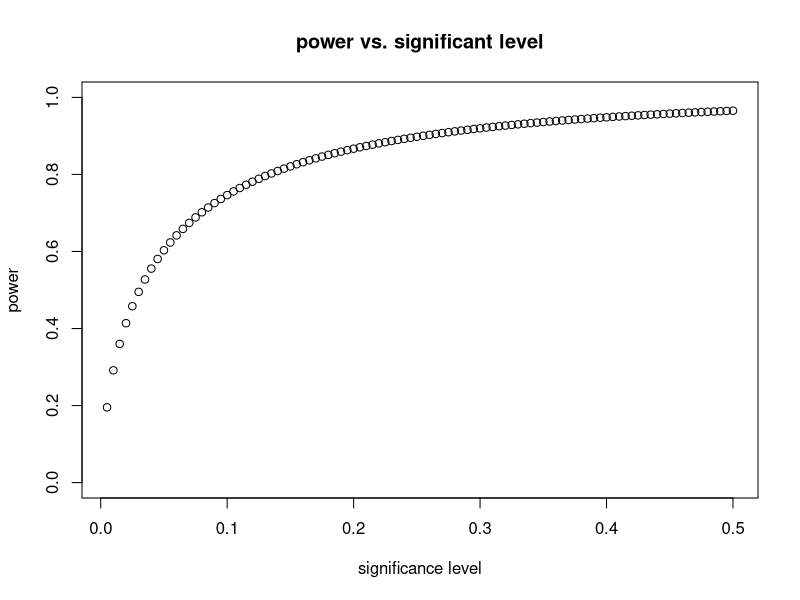
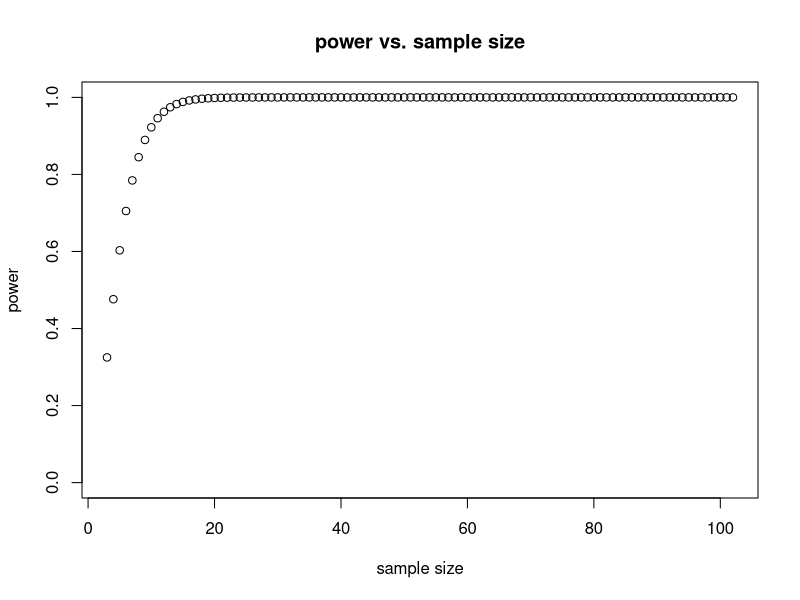
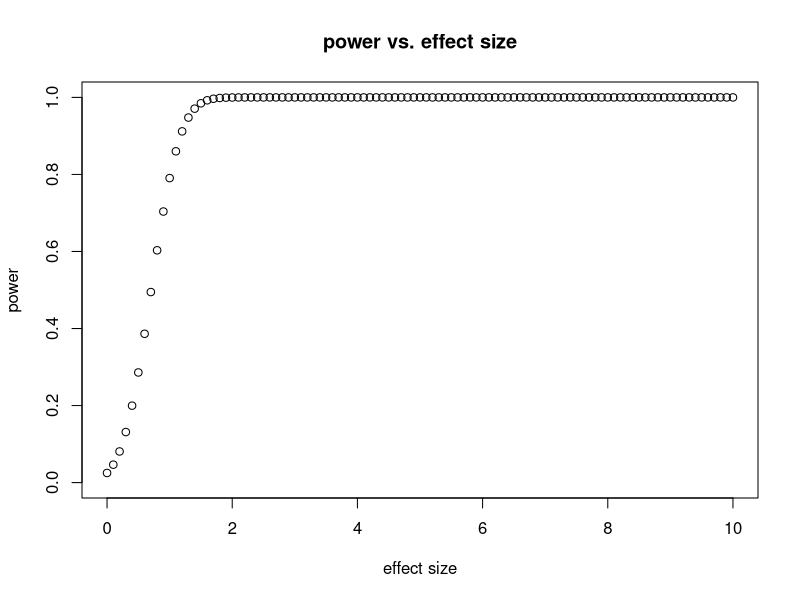
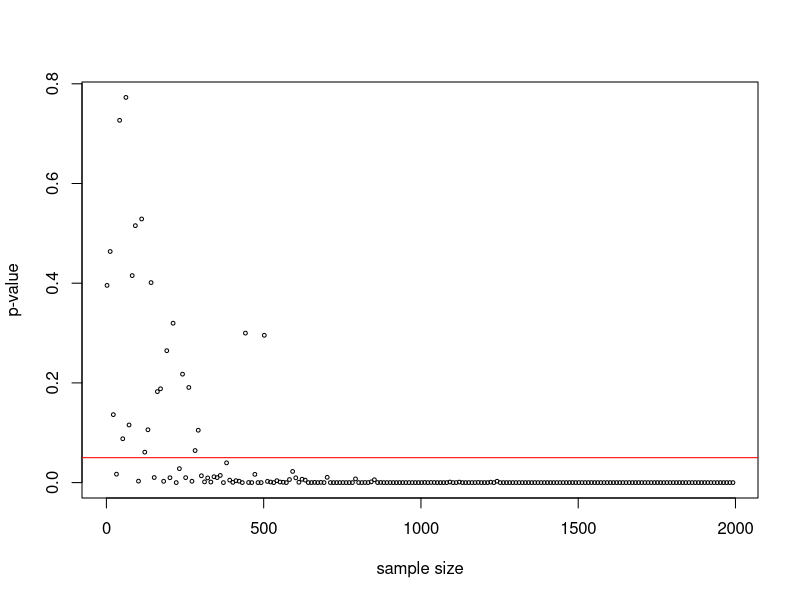

Write the R code that produced these figures, in order.
setwd("E:\\A大学\\大二下\\ADS2\\W18 Power and Sample Size")

### task1
# NOTE: in the task1 description, it tells us to use a two-sided test !!!
power.t.test(power = 0.8, delta = 0.25, sd = 0.42, sig.level = 0.05,
             type = "two.sample", alternative = "two.sided")
# confirm by checking n = 45 and n = 46
power.t.test(n = 45, delta = 0.25, sd = 0.42, sig.level = 0.05,
             type = "two.sample", alternative = "two.sided")
power.t.test(n = 46, delta = 0.25, sd = 0.42, sig.level = 0.05,
             type = "two.sample", alternative = "two.sided")

# You require 46 students in each group (heavy vs non-heavy drinkers).

### task2
## 2.1
power.t.test(n = 10, delta = 0.4, sd = 0.5, sig.level = 0.05,
             type = "two.sample", alternative = "two.sided")
# power = 0.3949428
## 2.2
power.t.test(n = 10, delta = 0.4, sd = 0.5, sig.level = 0.1,
             type = "two.sample", alternative = "two.sided")
# power = 0.5303875
# It has therefore increased when we increased the significance level.

## 2.3
power.t.test(n = 5, delta = 0.4, sd = 0.5, sig.level = 0.1,
             type = "two.sample", alternative = "two.sided")
# power = 0.31333
# The power has been reduced when we reduced the sample size
# (despite keeping the standard deviation constant).

## 2.4
power.t.test(n = 5, delta = 0.8, sd = 0.5, sig.level = 0.1,
             type = "two.sample", alternative = "two.sided")
# power = 0.7464331
## 2.5
# 2.5.1 significance level
px = (1:100)*0.005
py = {}
for(alpha in px)
  py = c(py, power.t.test(n = 5, delta = 0.8, sd = 0.5, sig.level = alpha,
                          type = "two.sample", alternative = "two.sided")$power)
plot(px, py, xlab = "significance level", ylab = "power",
     main = "power vs. significant level", ylim = c(0, 1.0))
# 2.5.2 sample size
px = 3:102
py = {}
for(size in px)
  py = c(py, power.t.test(n = size, delta = 0.8, sd = 0.5, sig.level = 0.05,
                          type = "two.sample", alternative = "two.sided")$power)
plot(px, py, xlab = "sample size", ylab = "power",
     main = "power vs. sample size", ylim = c(0, 1.0))

# 2.5.3 effect size
# px = (1:100)*0.01
px = seq(0, 10, by = 0.1)
py = {}
for(ef in px)
  py = c(py, power.t.test(n = 5, delta = ef, sd = 0.5, sig.level = 0.05,
                          type = "two.sample", alternative = "two.sided")$power)
plot(px, py, xlab = "effect size", ylab = "power",
     main = "power vs. effect size", ylim = c(0, 1.0))


### task3
## 3.1
sampleA = rnorm(n = 5, mean = 10, sd = 5)
sampleB = rnorm(n = 5, mean = 11, sd = 5)
t.test(sampleA, sampleB, alternative = "two.sided", paired = F)
## 3.2
sampleA = rnorm(n = 500, mean = 10, sd = 5)
sampleB = rnorm(n = 500, mean = 11, sd = 5)
t.test(sampleA, sampleB, alternative = "two.sided", paired = F)
## 3.3
set.seed(13)
# sample_sizes = seq(2, 2000, by = 10)
# px = seq(5,800,5)
px = seq(2, 2000, by = 10)
py = {}
for(size in px){
  sampleA = rnorm(n = size, mean = 10, sd = 5)
  sampleB = rnorm(n = size, mean = 11, sd = 5)
  py = c(py, 
         t.test(sampleA, sampleB)$p.value)
}
plot(px, py, xlab = "sample size", ylab = "p-value", cex = 0.5)
abline(h = 0.05, col = "red")

# Conclusion from problemset notes.
# You can see that, overall, the p-value decreases as the sample size increases.
# Once I have a sample size above ~250, almost all my simulations show
# a significantly different mean value (t-test, p < 0.05) between samples A and B.
# Once I have a sample size above ~250 !!! I think this is due to the seed!!!
